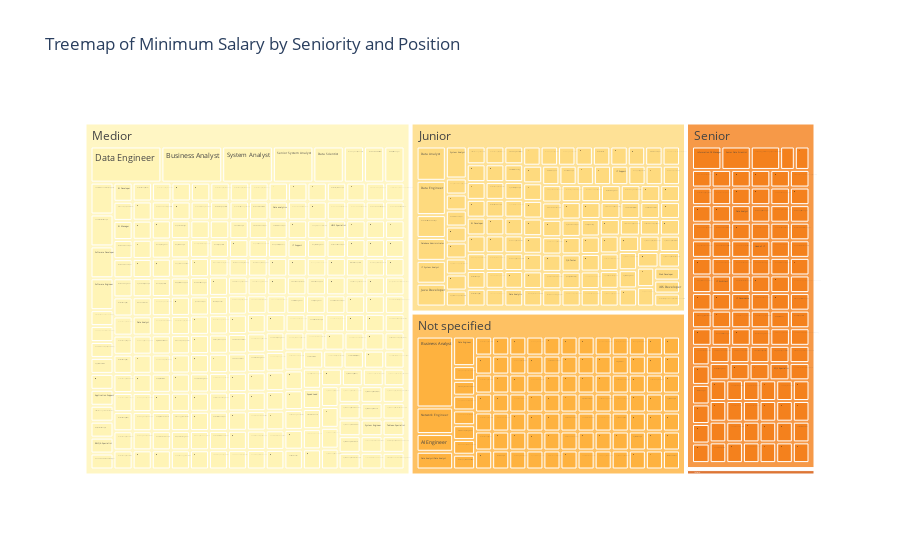

Notebook source saved alongside this figure:
### Markdown cell above
## Tree map

### Code cell
fig = px.treemap(df, 
                 path=['seniority', 'position'],  
                 hover_data=['min_salary'], 
                 title='Treemap of Minimum Salary by Seniority and Position',
                 color_discrete_sequence=sns.color_palette("YlOrBr").as_hex()) 

fig.show()

### Figure 1 — Plotly figure (JSON) as saved in the notebook; plotly's stock layout.template omitted (floating-point values rounded to 4 significant figures; data arrays with more than 128 entries replaced by an {"elided": "..."} marker saying what was removed)
{"data": [{"branchvalues": "total", "customdata": {"elided": "575x1 mixed values"}, "domain": {"x": [0, 1], "y": [0, 1]}, "hovertemplate": "labels=%{label}<br>count=%{value}<br>parent=%{parent}<br>id=%{id}<br>min_salary=%{customdata[0]}<extra></extra>", "ids": {"elided": "575 str values"}, "labels": {"elided": "575 str values"}, "name": "", "parents": {"elided": "575 str values"}, "type": "treemap", "values": {"elided": "575 int values"}}], "layout": {"legend": {"tracegroupgap": 0}, "title": {"text": "Treemap of Minimum Salary by Seniority and Position"}, "treemapcolorway": ["#fff4b6", "#feda7e", "#feb23f", "#f4811d", "#d55607", "#a03704"]}}
